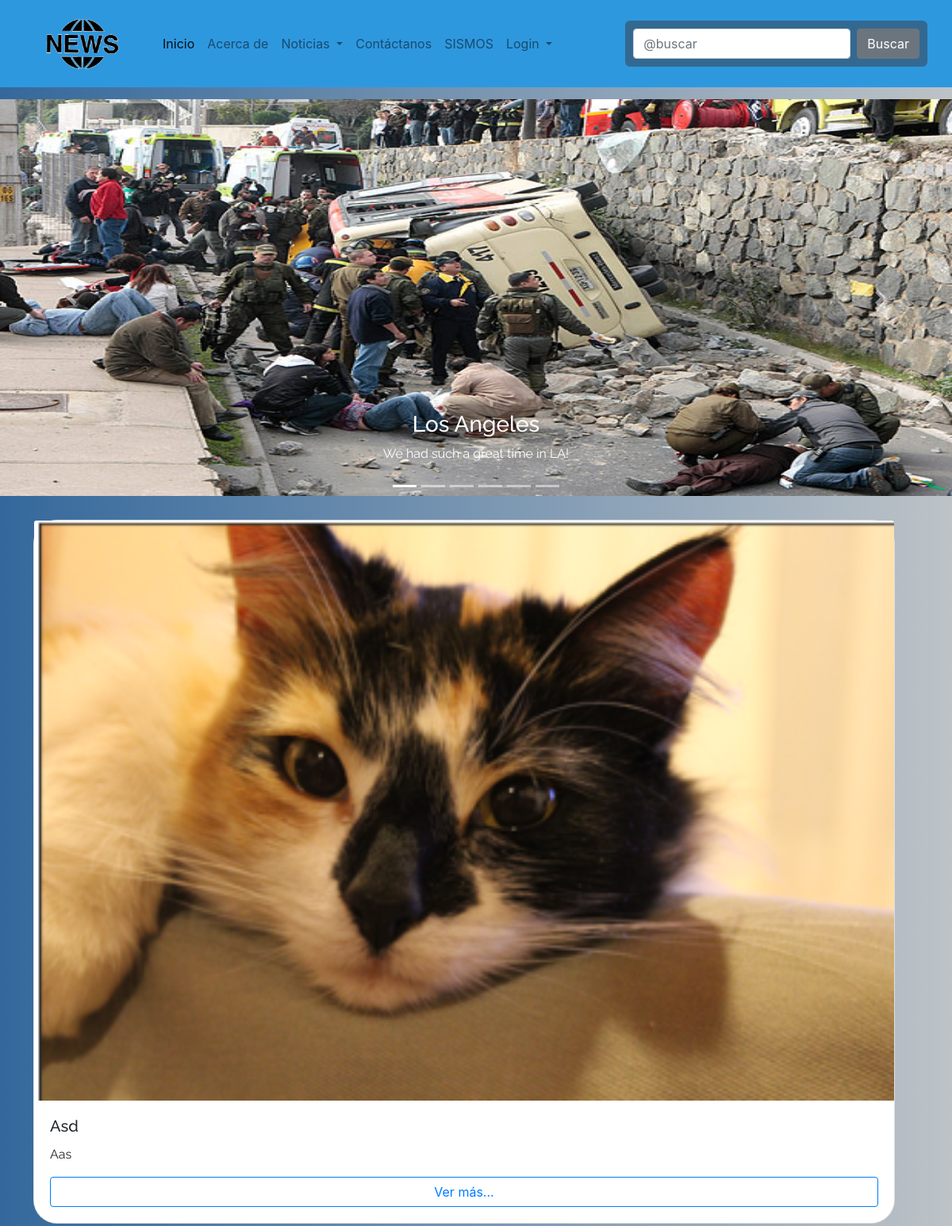
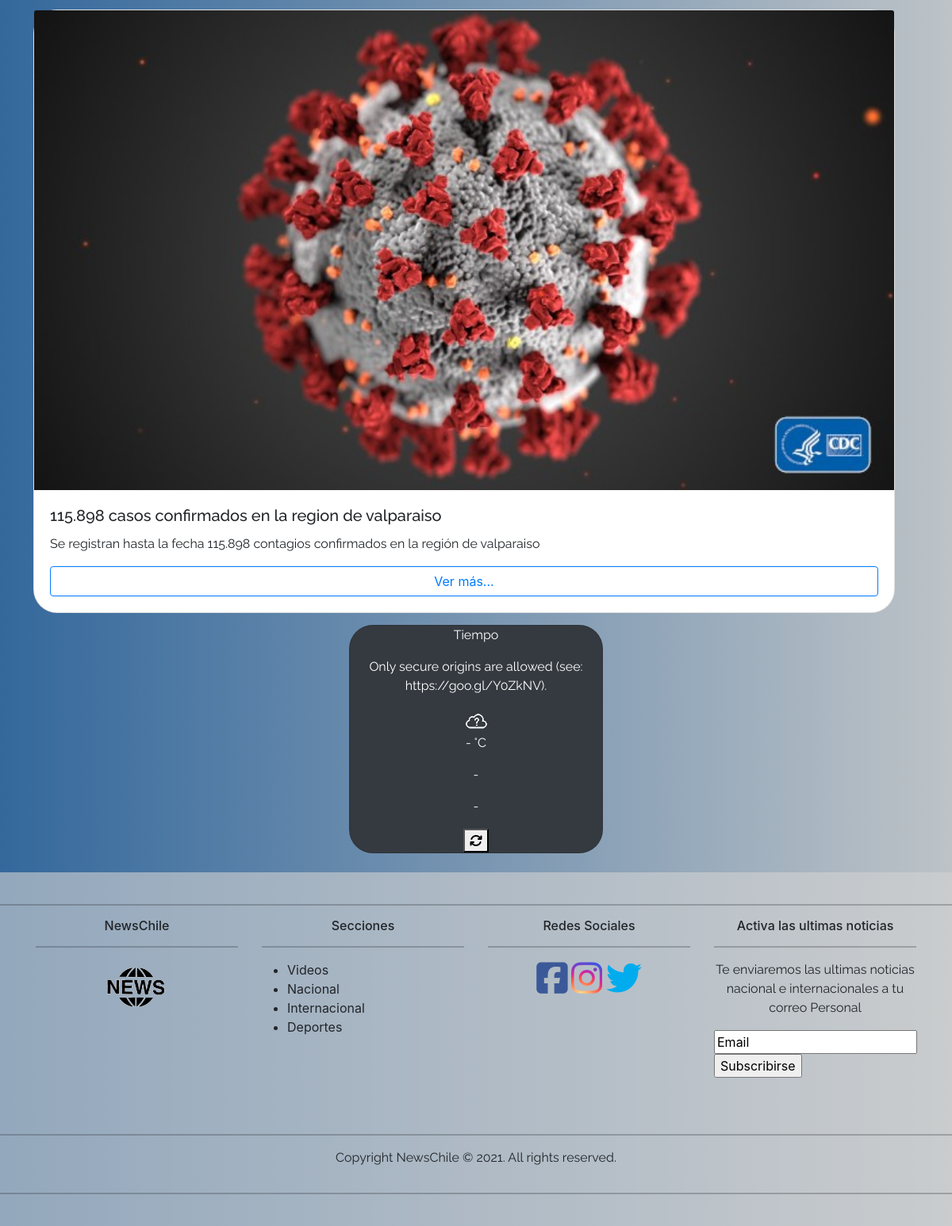
The page / on the database its author committed (2 pictures, top to bottom).
### miApp/models.py (models this page shows, shortened)
class Noticias(models.Model):
    tituloNoticia = models.CharField(max_length=75)
    descripcioCorta = models.CharField(max_length=100)
    descripcioLarga = models.CharField(max_length=1000)
    fechaNoticia = models.DateField()
    imagen = models.ImageField(upload_to="productos", null=True)

### miApp/views.py (the view)
# urls.py: path('', home, name="home"),
def home(request):
    noticias = Noticias.objects.all()
    data = {
        'noticias': noticias
    }
    return render(request, 'miApp/home.html', data)

### miApp/templates/miApp/home.html (shortened to what this page needs)
{% extends "miApp/base.html" %} {% block content %} {% load static %}
<div id="demo" class="carousel slide" data-ride="carousel">
    <ul class="carousel-indicators">
        <li data-target="#demo" data-slide-to="0" class="active"></li>
        <li data-target="#demo" data-slide-to="1"></li>
        <li data-target="#demo" data-slide-to="2"></li>
        <li data-target="#demo" data-slide-to="3"></li>
        <li data-target="#demo" data-slide-to="4"></li>
        <li data-target="#demo" data-slide-to="5"></li>
    </ul>
    <div class="carousel-inner">
        <div class="carousel-item active">
            <img src="{% static 'miApp/img/1.jpg' %}" alt="Los Angeles" width="1100" height="500">
            <div class="carousel-caption">
                <h3>Los Angeles</h3>
                <p>We had such a great time in LA!</p>
            </div>
        </div>
    </div>
    <a class="carousel-control-prev" href="#demo" data-slide="prev">
        <span class="carousel-control-prev-icon"></span>
    </a>
    <a class="carousel-control-next" href="#demo" data-slide="next">
        <span class="carousel-control-next-icon"></span>
    </a>
</div>
{% for n in noticias %}
<div class="container">
    <div class="row">
        <div class="card-deck">
            <div class="card">
                {% if n.imagen %}
                <img src="{{ n.imagen.url }}" class="card-img-top" alt="..."> {% endif %}
                <div class="card-body">
                    <h5 class="card-title">{{ n.tituloNoticia | capfirst }}</h5>
                    <p class="card-text">{{ n.descripcioCorta | capfirst }}</p>
                    <a href="{% url 'tarjetaNoticia' %}" class=" btn btn-outline-primary w-100 ">Ver más...</a>
                </div>
            </div>
        </div>
    </div>
</div>
{% endfor %}
<center>
    <div class="card text-white bg-dark mb-6 " style="max-width: 20rem; ">
        <div class="app-title ">
            <p>Tiempo</p>
        </div>
        <div class="notification "> </div>
        <div class="weather-container ">
            <div class="weather-icon ">
                <img src="{% static 'miApp/icons/unknown.png' %} " alt="icon ">
            </div>
            <div class="temperature-value ">
                <p>- °<span>C</span></p>
            </div>
            <div class="temperature-description ">
                <p> - </p>
            </div>
            <div class="location ">
                <p>-</p>
            </div>
            <button onclick="window.location.reload(); " class="refresh "><i class="fa fa-refresh "
                    aria-hidden="true "></i></button>
        </div>
    </div>
</center>
<br> {% endblock %}

### miApp/templates/miApp/base.html (shortened to what this page needs)
<!DOCTYPE html>
<html lang="es">
<head>
    <link href="https://cdn.jsdelivr.net/npm/bootstrap@5.0.0-beta3/dist/css/bootstrap.min.css" rel="stylesheet">
    <link rel="stylesheet" href="https://maxcdn.bootstrapcdn.com/bootstrap/4.5.2/css/bootstrap.min.css">
    {% load static %}
    <link type="text/css" rel="stylesheet" href="{% static 'miApp/estilo/style.css' %}">
</head>
<body>
    <nav class="navbar navbar-expand-lg navbar-light" style="background-color: #2e98df;">
        <div class="container-fluid">
            <a class="navbar-brand" href="{% url 'home' %}"><img src="{% static 'miApp/img/Logo.png' %}" class="img-fluid" width="150px" height="120" alt="Logo"></a>
            <div class="collapse navbar-collapse" id="navbarSupportedContent">
                <ul class="navbar-nav me-auto text-center">
                    <li class="nav-item">
                        <a class="nav-link active" aria-current="page" href="{% url 'home' %}">Inicio</a>
                    </li>
                    <li class="nav-item">
                        <a class="nav-link" href="{% url 'quienessomos' %}">Acerca de</a>
                    </li>
                    <li class="nav-item dropdown">
                        <a class="nav-link dropdown-toggle" href="#" id="navbarDropdown" role="button" data-bs-toggle="dropdown" aria-expanded="false">
                            Noticias
                        </a>
                        <li class="nav-item">
                            <a class="nav-link" href="{% url 'contacto' %}">Contáctanos</a>
                        </li>
                        <li class="nav-item">
                            <a class="nav-link" href="{% url 'sismos' %}">SISMOS</a>
                        </li>
                        <li class="nav-item dropdown">
                            <a class="nav-link dropdown-toggle" href="#" id="navbarDropdown2" role="button" data-bs-toggle="dropdown" aria-expanded="false">
                  Login
                </a>
                </ul>
                <form class="d-flex justify-content-around">
                    <input class="form-control me-2" type="search" placeholder="@buscar" aria-label="Search">
                    <button class="btn btn-secondary" type="submit">Buscar</button>
                </form>
            </div>
        </div>
    </nav>
    {% block content %}
    {% endblock %}
    <footer class="footerfondo  text-black py-4">
        <hr>
        <div class="main-footer">
            <div class="container">
                <div class="row">
                    <div class="col-xs-12 col-sm-6 col-md-3">
                        <div class="widget subscribe no-box">
                            <center>
                                <h6>NewsChile</h6>
                            </center>
                            <hr>
                            <center><img class="logofooter" src="{% static 'miApp/img/Logo.png' %}" alt="loo"> </center>
                        </div>
                    </div>
                    <div class="col-xs-12 col-sm-6 col-md-3">
                        <div class="widget no-box">
                            <center>
                                <h6 class="widget-title">Secciones</h6>
                            </center>
                            <hr>
                            <ul class="thumbnail-widget">
                                <li><a href="#" class="text-reset">Videos</a></li>
                                <li><a href="#" class="text-reset">Nacional</a></li>
                                <li><a href="#" class="text-reset">Internacional</a></li>
                                <li><a href="#" class="text-reset">Deportes</a></li>
                            </ul>
                        </div>
                    </div>
                    <div class="col-xs-12 col-sm-6 col-md-3">
                        <div>
                            <center>
                                <h6 class="widget-title">Redes Sociales</h6>
                            </center>
                            <hr>
                            <center>
                                <a href="#" class=" text-reset"><i class="fab fa-facebook-square"></i></a>
                                <a href="#" class="text-reset"><i class="fab fa-instagram"></i></a>
                                <a href="#" class="text-reset"><i class="fab fa-twitter"></i></a></center>
                        </div>
                    </div>
                    <div class="col-xs-12 col-sm-6 col-md-3">
                        <div>
                            <center>
                                <h6 class="widget-title">Activa las ultimas noticias</h6>
                            </center>
                            <hr>
                            <center>
                                <p>Te enviaremos las ultimas noticias nacional e internacionales a tu correo Personal</p>
                            </center>
                            <div class="emailfield">
                                <input type="text" name="email" value="Email">
                                <input class="submitbutton ripplelink" type="submit" value="Subscribirse">
                            </div>
                        </div>
                    </div>
                </div>
            </div>
            <div>
                <div class="container">
                    <div class="row">
                        <div class="col-md-12 text-center">
                            <br>
                        </div>
                    </div>
                </div>
            </div>
            <hr>
            <div class="container">
                <div class="row">
                    <div class="col-md-12 text-center">
                        <p>Copyright NewsChile © 2021. All rights reserved.</p>
                    </div>
                </div>
            </div>
            <hr>
        </div>
    </footer>
</body>
</html>

### miApp/static/miApp/estilo/style.css (style rules this page uses)
body { background: #bdc3c7; background: -webkit-linear-gradient(to right, #468f7f, #bdc3c7); background: linear-gradient(to right, #34689c, #bdc3c7); }
.carousel-inner img { width: 100%; max-height: 100%; margin-top: 15px; margin-bottom: 15px; }
.carousel-inner { height: 100%; }
.container { margin-top: 15px; margin-bottom: 15px; }
p { font-family: 'Raleway', sans-serif; }
h1, h2, h3, h4, h5 { font-family: 'Raleway', sans-serif; }
.footerfondo { background: rgba(211, 210, 210, 0.603); }
.fa-instagram { color: transparent; background: radial-gradient(circle at 30% 107%, #fdf497 0%, #fdf497 5%, #fd5949 45%, #d6249f 60%, #285AEB 90%); background: -webkit-radial-gradient(circle at 30% 107%, #fdf497 0%, #fdf497 5%, #fd5949 45%, #d6249f 60%, #285AEB 90%); background-clip: text; -webkit-background-clip: text; font-size: 45px; }
.fa-twitter { color: #00aced; font-size: 45px; }
.fa-facebook-square { color: #3b5998; font-size: 45px; }
.card { border-radius: 30px; }
img.logofooter { width: 120px; }
.temperature-description { text-transform: capitalize; }
form { padding: 10px; background: #374d639f; color: #fff; -moz-border-radius: 6px; -webkit-border-radius: 6px; border-radius: 6px; }

### rows shown on the page
Noticias: imagen (picture), tituloNoticia "Asd", descripcioCorta "Aas"
Noticias: imagen (picture), tituloNoticia "115.898 casos confirmados en la region de valparaiso", descripcioCorta "Se registran hasta la fecha 115.898 contagios confirmados en la región de valparaiso"
